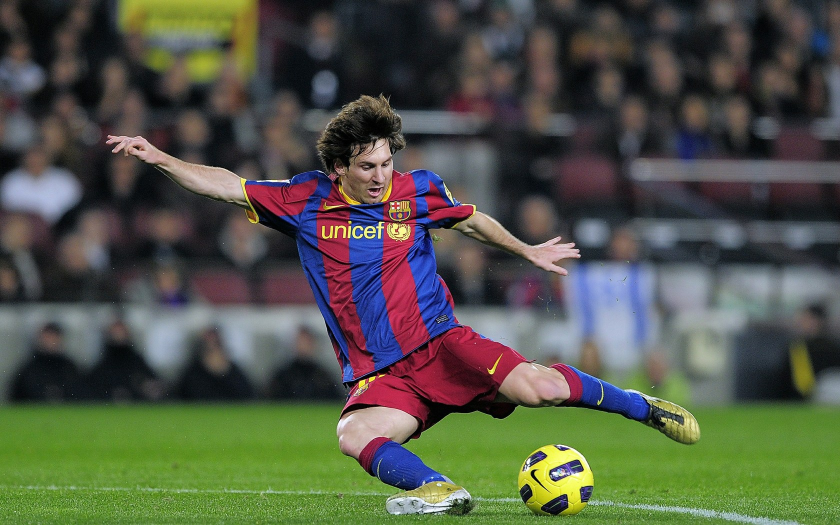
#> input picture Week 2 (OpenCV basis)/Media/M2/ballplay.jpeg, 1680 x 1050 px, found by its file name (shown at 1/2 size)
$ jupyter execute '2.08 Making an Image Transition Application.ipynb'
#> lines starting #> are read from the running program, lines starting #| are printed output that depends on the picture
# <center><font style="color:rgb(100,109,254)"> Making an Image Transition Application</font></center>
In this Notebook we will learn how to maniulate pixel, roi, channels of image, all this will be a huge step in making your foundation in image processing and we will also learn about some important image processing functions like thresholding, bitwise operations etc.

[cell 1]
import cv2
import matplotlib.pyplot as plt
import numpy as np
import time

img1 = cv2.imread('media/M2/ballplay.jpeg',1)
#> img1 is the input picture: shape (1050, 1680, 3); mean B, G, R 72, 86.1, 82
img2= cv2.imread('media/M2/party.jpg',1)
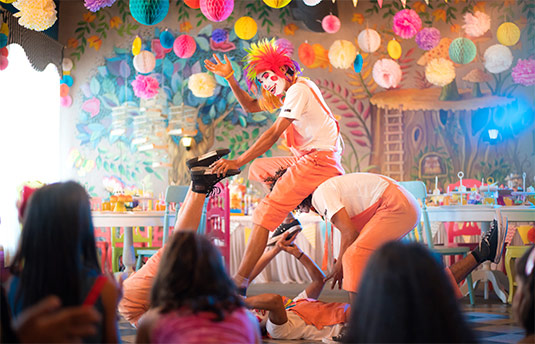
#> input picture Week 2 (OpenCV basis)/Media/M2/party.jpg, 535 x 344 px, found by its file name
#> img2 is the input picture: shape (344, 535, 3); mean B, G, R 117, 123.4, 150.8
first_image = cv2.resize(img1, (0,0), fx=0.4, fy=0.4)
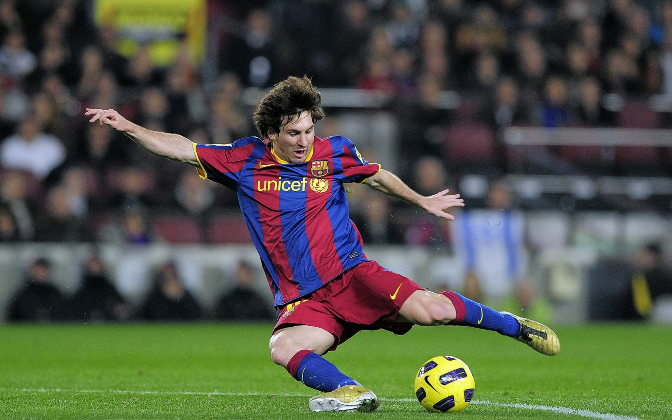
#> first_image: shape (420, 672, 3); mean B, G, R 72, 86, 82
second_image = cv2.resize(img2, (672, 420))

##  <font style="color:rgb(134,19,348)">  Image Transition Application</font>

#### So how does this work ?
<i>This is achieved by using cv2.addweighted </i> <br>
Its just like a balance scale when weight of one image goes up the other image becomse lighter utill it becomes transparent when a certain threshold is reached (threshold=1) the reverse happens the transparent image starts to become opaque and the other image transparent as its weight decreases

[cell 2]
img1_weight = 0
reverse = False # this is used to reverse the wieght

while 1:

    # continue to add or decrease weight
    if reverse:
        img1_weight -= 0.1
    else:
        img1_weight += 0.1

    # if img1_weight goes up then img2_weight goes down accordingly and vice versa.
    img2_weight = 1-img1_weight

    dst = cv2.addWeighted(first_image, img1_weight , second_image, img2_weight , 0)
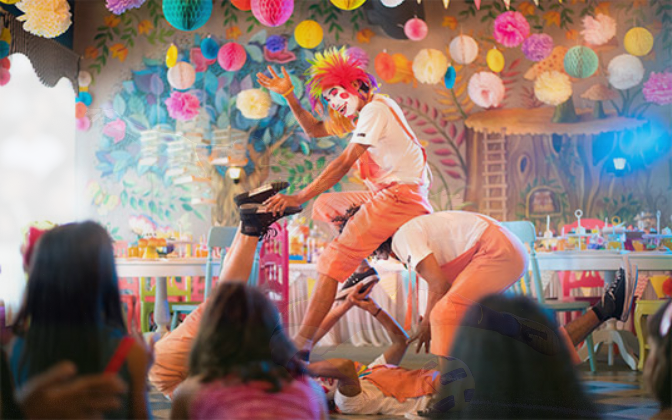
#> dst: shape (420, 672, 3); mean B, G, R 112.3, 119.5, 143.8

    # we will have a 0.15 transition between frames for a smooth transition
    time.sleep(0.15)

    cv2.imshow('dst',dst)

    # if threshold is reached set reverse to True
    if img1_weight > 1:

       # lets have 1 second wait before reversing
       time.sleep(1)
       reverse =True

    # if  inverse threshold is reached set reverse to False
    elif img1_weight < 0:
        time.sleep(1)
        reverse =False

    if cv2.waitKey(1)  & 0xFF == ord('q'):
#> (key q is pressed here)
          break

cv2.destroyAllWindows()
